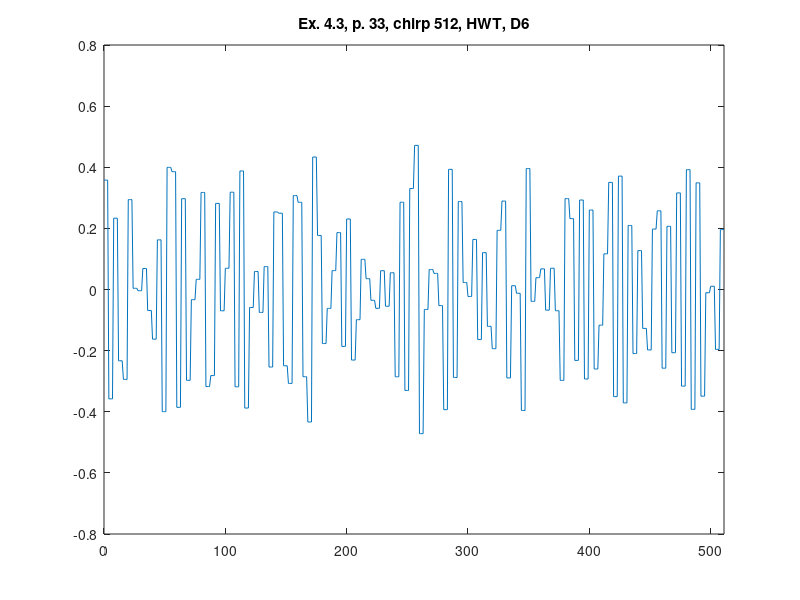

This figure's MATLAB source:
%% ========================================================================
%% Programmatic octave notes on "Ripples in Mathematics" by A. Jensen
%% and A. la Cour-Harbo written with a deep gratitude to the authors for
%% this wonderful text. 
%% 
%% Reconstruction of graphs in Ex. 4.3, p.33, Ch 04, HWT, D6, 3 scales.
%%
%% Author: Vladimir Kulyukin
%% 
%% NB: I have tested this code in Octave 4.
%% =========================================================================
t = [0:511];

%%y_ex_4_3_chirp_512_p33 = arrayfun(@(x) sin(x*x), t);

y_ex_4_3_chirp_HWT_D6_512_p33 = [
0.3578216934633938
0.3578216934633938
0.3578216934633938
0.3578216934633938
-0.3578216934633938
-0.3578216934633938
-0.3578216934633938
-0.3578216934633938
0.2332717389433532
0.2332717389433532
0.2332717389433532
0.2332717389433532
-0.2332717389433532
-0.2332717389433532
-0.2332717389433532
-0.2332717389433532
-0.2941167358815494
-0.2941167358815494
-0.2941167358815494
-0.2941167358815494
0.2941167358815494
0.2941167358815494
0.2941167358815494
0.2941167358815494
0.003913004609336689
0.003913004609336689
0.003913004609336689
0.003913004609336689
-0.003913004609336689
-0.003913004609336689
-0.003913004609336689
-0.003913004609336689
0.06870372037207101
0.06870372037207101
0.06870372037207101
0.06870372037207101
-0.06870372037207101
-0.06870372037207101
-0.06870372037207101
-0.06870372037207101
-0.1624553512224358
-0.1624553512224358
-0.1624553512224358
-0.1624553512224358
0.1624553512224358
0.1624553512224358
0.1624553512224358
0.1624553512224358
-0.3996275714037399
-0.3996275714037399
-0.3996275714037399
-0.3996275714037399
0.3996275714037399
0.3996275714037399
0.3996275714037399
0.3996275714037399
0.3855556274918679
0.3855556274918679
0.3855556274918679
0.3855556274918679
-0.3855556274918679
-0.3855556274918679
-0.3855556274918679
-0.3855556274918679
0.2971649541767522
0.2971649541767522
0.2971649541767522
0.2971649541767522
-0.2971649541767522
-0.2971649541767522
-0.2971649541767522
-0.2971649541767522
-0.033283546171893656
-0.033283546171893656
-0.033283546171893656
-0.033283546171893656
0.033283546171893656
0.033283546171893656
0.033283546171893656
0.033283546171893656
0.317566736645843
0.317566736645843
0.317566736645843
0.317566736645843
-0.317566736645843
-0.317566736645843
-0.317566736645843
-0.317566736645843
-0.2817117543908129
-0.2817117543908129
-0.2817117543908129
-0.2817117543908129
0.2817117543908129
0.2817117543908129
0.2817117543908129
0.2817117543908129
-0.06956166890067787
-0.06956166890067787
-0.06956166890067787
-0.06956166890067787
0.06956166890067787
0.06956166890067787
0.06956166890067787
0.06956166890067787
0.31834471786164104
0.31834471786164104
0.31834471786164104
0.31834471786164104
-0.31834471786164104
-0.31834471786164104
-0.31834471786164104
-0.31834471786164104
0.3878627055943579
0.3878627055943579
0.3878627055943579
0.3878627055943579
-0.3878627055943579
-0.3878627055943579
-0.3878627055943579
-0.3878627055943579
-0.05885297304747202
-0.05885297304747202
-0.05885297304747202
-0.05885297304747202
0.05885297304747202
0.05885297304747202
0.05885297304747202
0.05885297304747202
-0.0749667810635967
-0.0749667810635967
-0.0749667810635967
-0.0749667810635967
0.0749667810635967
0.0749667810635967
0.0749667810635967
0.0749667810635967
-0.2537037122103054
-0.2537037122103054
-0.2537037122103054
-0.2537037122103054
0.2537037122103054
0.2537037122103054
0.2537037122103054
0.2537037122103054
0.2495850264841363
0.2495850264841363
0.2495850264841363
0.2495850264841363
-0.2495850264841363
-0.2495850264841363
-0.2495850264841363
-0.2495850264841363
-0.30727237344386266
-0.30727237344386266
-0.30727237344386266
-0.30727237344386266
0.30727237344386266
0.30727237344386266
0.30727237344386266
0.30727237344386266
0.2853702469606521
0.2853702469606521
0.2853702469606521
0.2853702469606521
-0.2853702469606521
-0.2853702469606521
-0.2853702469606521
-0.2853702469606521
-0.4334661024072684
-0.4334661024072684
-0.4334661024072684
-0.4334661024072684
0.4334661024072684
0.4334661024072684
0.4334661024072684
0.4334661024072684
0.1768190707642805
0.1768190707642805
0.1768190707642805
0.1768190707642805
-0.1768190707642805
-0.1768190707642805
-0.1768190707642805
-0.1768190707642805
-0.06181437756259583
-0.06181437756259583
-0.06181437756259583
-0.06181437756259583
0.06181437756259583
0.06181437756259583
0.06181437756259583
0.06181437756259583
0.1861937220821535
0.1861937220821535
0.1861937220821535
0.1861937220821535
-0.1861937220821535
-0.1861937220821535
-0.1861937220821535
-0.1861937220821535
0.2308418081042796
0.2308418081042796
0.2308418081042796
0.2308418081042796
-0.2308418081042796
-0.2308418081042796
-0.2308418081042796
-0.2308418081042796
-0.09871948017485581
-0.09871948017485581
-0.09871948017485581
-0.09871948017485581
0.09871948017485581
0.09871948017485581
0.09871948017485581
0.09871948017485581
0.03538896414673109
0.03538896414673109
0.03538896414673109
0.03538896414673109
-0.03538896414673109
-0.03538896414673109
-0.03538896414673109
-0.03538896414673109
-0.06154462685316269
-0.06154462685316269
-0.06154462685316269
-0.06154462685316269
0.06154462685316269
0.06154462685316269
0.06154462685316269
0.06154462685316269
-0.054803117717725024
-0.054803117717725024
-0.054803117717725024
-0.054803117717725024
0.054803117717725024
0.054803117717725024
0.054803117717725024
0.054803117717725024
-0.2854950532981469
-0.2854950532981469
-0.2854950532981469
-0.2854950532981469
0.2854950532981469
0.2854950532981469
0.2854950532981469
0.2854950532981469
-0.33029399654093494
-0.33029399654093494
-0.33029399654093494
-0.33029399654093494
0.33029399654093494
0.33029399654093494
0.33029399654093494
0.33029399654093494
0.4715841212023557
0.4715841212023557
0.4715841212023557
0.4715841212023557
-0.4715841212023557
-0.4715841212023557
-0.4715841212023557
-0.4715841212023557
-0.06526145882321087
-0.06526145882321087
-0.06526145882321087
-0.06526145882321087
0.06526145882321087
0.06526145882321087
0.06526145882321087
0.06526145882321087
0.05268657392440275
0.05268657392440275
0.05268657392440275
0.05268657392440275
-0.05268657392440275
-0.05268657392440275
-0.05268657392440275
-0.05268657392440275
-0.3931546005785211
-0.3931546005785211
-0.3931546005785211
-0.3931546005785211
0.3931546005785211
0.3931546005785211
0.3931546005785211
0.3931546005785211
-0.2877931160346074
-0.2877931160346074
-0.2877931160346074
-0.2877931160346074
0.2877931160346074
0.2877931160346074
0.2877931160346074
0.2877931160346074
0.022854001684717153
0.022854001684717153
0.022854001684717153
0.022854001684717153
-0.022854001684717153
-0.022854001684717153
-0.022854001684717153
-0.022854001684717153
0.1637426951300439
0.1637426951300439
0.1637426951300439
0.1637426951300439
-0.1637426951300439
-0.1637426951300439
-0.1637426951300439
-0.1637426951300439
0.12055999011960936
0.12055999011960936
0.12055999011960936
0.12055999011960936
-0.12055999011960936
-0.12055999011960936
-0.12055999011960936
-0.12055999011960936
-0.1935457509262466
-0.1935457509262466
-0.1935457509262466
-0.1935457509262466
0.1935457509262466
0.1935457509262466
0.1935457509262466
0.1935457509262466
0.28934746722755167
0.28934746722755167
0.28934746722755167
0.28934746722755167
-0.28934746722755167
-0.28934746722755167
-0.28934746722755167
-0.28934746722755167
0.012386350376242607
0.012386350376242607
0.012386350376242607
0.012386350376242607
-0.012386350376242607
-0.012386350376242607
-0.012386350376242607
-0.012386350376242607
-0.39578295225558974
-0.39578295225558974
-0.39578295225558974
-0.39578295225558974
0.39578295225558974
0.39578295225558974
0.39578295225558974
0.39578295225558974
-0.038686097020023215
-0.038686097020023215
-0.038686097020023215
-0.038686097020023215
0.038686097020023215
0.038686097020023215
0.038686097020023215
0.038686097020023215
0.06750382807707965
0.06750382807707965
0.06750382807707965
0.06750382807707965
-0.06750382807707965
-0.06750382807707965
-0.06750382807707965
-0.06750382807707965
0.0695006124326845
0.0695006124326845
0.0695006124326845
0.0695006124326845
-0.0695006124326845
-0.0695006124326845
-0.0695006124326845
-0.0695006124326845
-0.2973428416677766
-0.2973428416677766
-0.2973428416677766
-0.2973428416677766
0.2973428416677766
0.2973428416677766
0.2973428416677766
0.2973428416677766
0.23197347097281767
0.23197347097281767
0.23197347097281767
0.23197347097281767
-0.23197347097281767
-0.23197347097281767
-0.23197347097281767
-0.23197347097281767
0.29278586220357355
0.29278586220357355
0.29278586220357355
0.29278586220357355
-0.29278586220357355
-0.29278586220357355
-0.29278586220357355
-0.29278586220357355
0.26007867411103336
0.26007867411103336
0.26007867411103336
0.26007867411103336
-0.26007867411103336
-0.26007867411103336
-0.26007867411103336
-0.26007867411103336
-0.1166964393655182
-0.1166964393655182
-0.1166964393655182
-0.1166964393655182
0.1166964393655182
0.1166964393655182
0.1166964393655182
0.1166964393655182
0.35049566160458134
0.35049566160458134
0.35049566160458134
0.35049566160458134
-0.35049566160458134
-0.35049566160458134
-0.35049566160458134
-0.35049566160458134
0.37100401817327405
0.37100401817327405
0.37100401817327405
0.37100401817327405
-0.37100401817327405
-0.37100401817327405
-0.37100401817327405
-0.37100401817327405
0.20954748586523625
0.20954748586523625
0.20954748586523625
0.20954748586523625
-0.20954748586523625
-0.20954748586523625
-0.20954748586523625
-0.20954748586523625
0.12724379321581591
0.12724379321581591
0.12724379321581591
0.12724379321581591
-0.12724379321581591
-0.12724379321581591
-0.12724379321581591
-0.12724379321581591
-0.19776889258360922
-0.19776889258360922
-0.19776889258360922
-0.19776889258360922
0.19776889258360922
0.19776889258360922
0.19776889258360922
0.19776889258360922
0.25745602788281646
0.25745602788281646
0.25745602788281646
0.25745602788281646
-0.25745602788281646
-0.25745602788281646
-0.25745602788281646
-0.25745602788281646
0.20677792757816033
0.20677792757816033
0.20677792757816033
0.20677792757816033
-0.20677792757816033
-0.20677792757816033
-0.20677792757816033
-0.20677792757816033
0.31604771677455934
0.31604771677455934
0.31604771677455934
0.31604771677455934
-0.31604771677455934
-0.31604771677455934
-0.31604771677455934
-0.31604771677455934
0.39206479538890865
0.39206479538890865
0.39206479538890865
0.39206479538890865
-0.39206479538890865
-0.39206479538890865
-0.39206479538890865
-0.39206479538890865
0.3489298635692246
0.3489298635692246
0.3489298635692246
0.3489298635692246
-0.3489298635692246
-0.3489298635692246
-0.3489298635692246
-0.3489298635692246
-0.01061012577733633
-0.01061012577733633
-0.01061012577733633
-0.01061012577733633
0.01061012577733633
0.01061012577733633
0.01061012577733633
0.01061012577733633
-0.19602325982888294
-0.19602325982888294
-0.19602325982888294
-0.19602325982888294
0.19602325982888294
0.19602325982888294
0.19602325982888294
0.19602325982888294
];

figure;
plot(t, y_ex_4_3_chirp_HWT_D6_512_p33);
xlim([0 511]);
title('Ex. 4.3, p. 33, chirp 512, HWT, D6');
